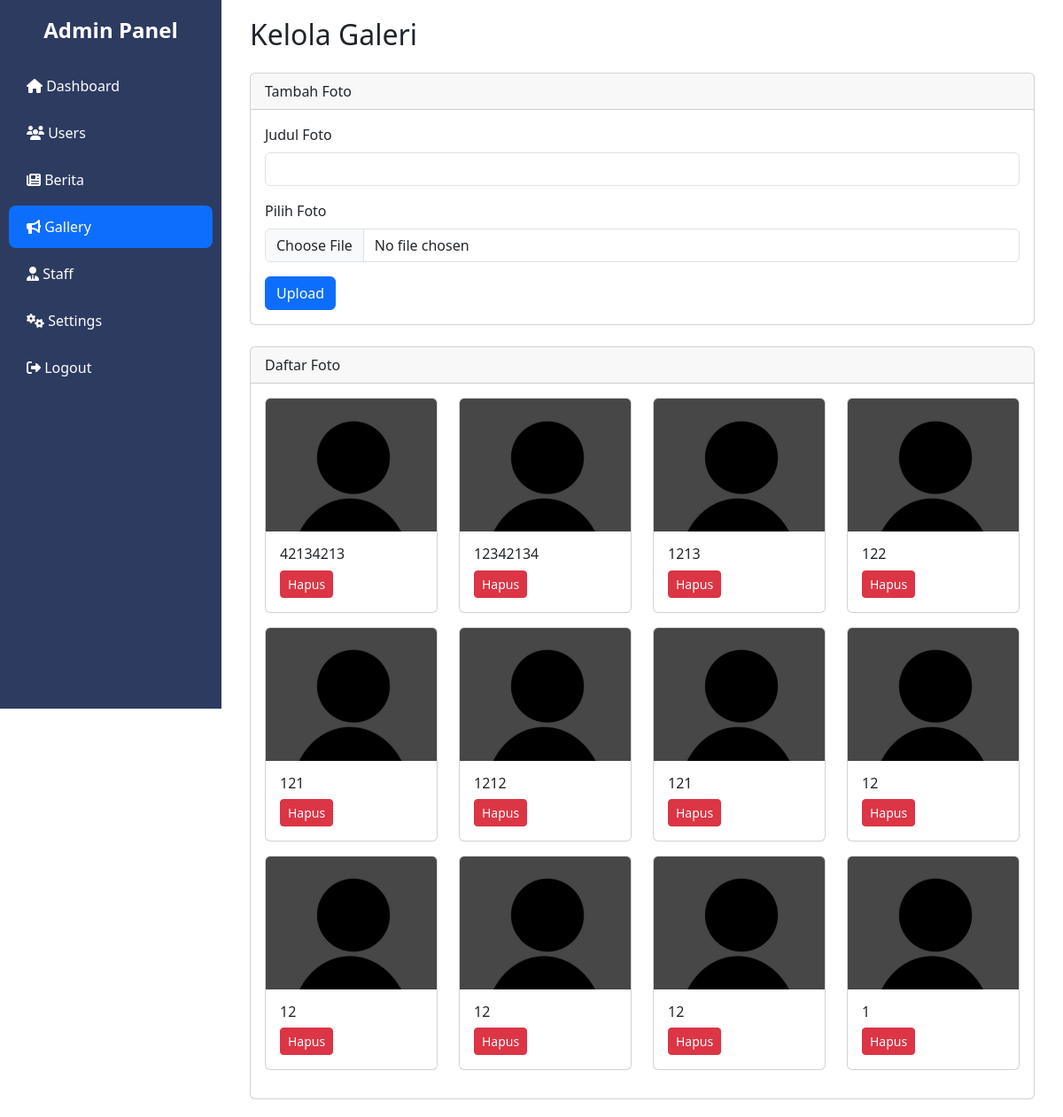
Screenshot of /dashboard/gallery.php with the database file from the repository.
### tables this page shows
CREATE TABLE `gallery` (
  `id` int(11) NOT NULL,
  `title` varchar(255) NOT NULL,
  `image` varchar(255) NOT NULL,
  `created_at` timestamp NOT NULL DEFAULT current_timestamp()
);

### public/dashboard/gallery.php (the view, shortened to what this page needs)
<?php
include '../../config/config.php';
$result = mysqli_query($conn, "SELECT * FROM gallery ORDER BY created_at DESC");
?>
<!DOCTYPE html>
<html lang="en">
<head>
    <link href="https://cdn.jsdelivr.net/npm/bootstrap@5.3.2/dist/css/bootstrap.min.css" rel="stylesheet">
    <link href="https://cdnjs.cloudflare.com/ajax/libs/font-awesome/6.4.0/css/all.min.css" rel="stylesheet">
</head>
<body>
    <div class="sidebar">
        <h4 class="text-center mb-4">Admin Panel</h4>
        <a href="../dashboard.php"><i class="fa fa-home"></i> Dashboard</a>
        <a href="../dashboard/users.php"><i class="fa fa-users"></i> Users</a>
        <a href="../dashboard/berita.php"><i class="fa fa-newspaper"></i> Berita</a>
        <a href="../dashboard/gallery.php" class="bg-primary"><i class="fa fa-bullhorn"></i> Gallery</a>
        <a href="../dashboard/staff.php"><i class="fa fa-user-tie"></i> Staff</a>
        <a href="#"><i class="fa fa-cogs"></i> Settings</a>
        <a href="/smkn1bintan/auth/logout.php"><i class="fa fa-sign-out-alt"></i> Logout</a>
    </div>
    <div class="content">
        <div class="container-fluid">
            <h2 class="mb-4">Kelola Galeri</h2>
            <div class="card mb-4">
                <div class="card-header">Tambah Foto</div>
                <div class="card-body">
                    <form action="" method="post" enctype="multipart/form-data">
                        <div class="mb-3">
                            <label for="title" class="form-label">Judul Foto</label>
                            <input type="text" class="form-control" name="title" id="title" required>
                        </div>
                        <div class="mb-3">
                            <label for="image" class="form-label">Pilih Foto</label>
                            <input type="file" class="form-control" name="image" id="image" required>
                        </div>
                        <button type="submit" class="btn btn-primary">Upload</button>
                    </form>
                </div>
            </div>
            <div class="card">
                <div class="card-header">Daftar Foto</div>
                <div class="card-body">
                    <div class="row">
                        <?php while ($row = mysqli_fetch_assoc($result)): ?>
                            <div class="col-md-3 mb-3">
                                <div class="card">
                                    <img src="../assets/image/gallery/<?= $row['image'] ?>"
                                         class="card-img-top" style="height:150px;object-fit:cover;">
                                    <div class="card-body">
                                        <h6 class="card-title"><?= $row['title'] ?></h6>
                                        <form method="post" action="../../crud/gallery/gallery_delete.php" class="delete-form">
                                            <button type="submit" class="btn btn-sm btn-danger">Hapus</button>
                                        </form>
                                    </div>
                                </div>
                            </div>
                        <?php endwhile; ?>
                    </div>
                </div>
            </div>
        </div>
    </div>
</body>
</html>

### public/dashboard/gallery.php (style rules this page uses)
.sidebar { height: 100vh; background: #2d3b61; color: #fff; padding: 20px 0; position: fixed; width: 250px; }
.sidebar h4 { font-weight: bold; }
.sidebar a { color: #fff; display: block; padding: 12px 20px; text-decoration: none; border-radius: 8px; margin: 5px 10px; transition: all 0.3s ease; }
.content { margin-left: 250px; padding: 20px; min-height: 100vh; }

### rows the page displays
gallery: image (placeholder picture), title "42134213"
gallery: image (placeholder picture), title "12342134"
gallery: image (placeholder picture), title "1213"
gallery: image (placeholder picture), title "122"
gallery: image (placeholder picture), title "121"
gallery: image (placeholder picture), title "1212"
gallery: image (placeholder picture), title "121"
gallery: image (placeholder picture), title "12"
gallery: image (placeholder picture), title "12"
gallery: image (placeholder picture), title "12"
gallery: image (placeholder picture), title "12"
gallery: image (placeholder picture), title "1"
